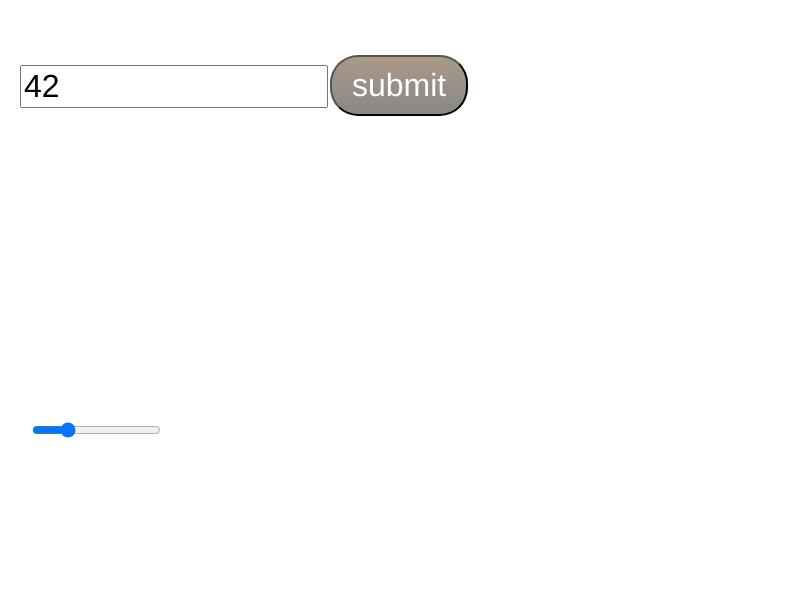
Frame 1 (no input)
Frame 60 (no input): identical to frame 1, image omitted
Frame 120 (the mouse pressed at the canvas centre since frame 60): identical to frame 1, image omitted

The p5.js sketch that drew this single still picture (run headless with seeded random() and noise() and a simulated clock; from frame 60 on, the mouse is pressed at the canvas centre):

// p5.js sketch
// ── sketch.js

var input,button,outzahl,speed, posX, posY;

function drawdot(col){
	var px = 20+18*posX;
	if (px>width){
		px = 20;
		posX = 0
		posY +=1;
	}

	fill(col);
	ellipse(px, 180+18*posY, 18, 18);
	posX += 1;
}

function nextNum(z){
	var timestep = parseInt(40000/speed.value()/speed.value());

	outzahl.html(z);
	if (z < 2) {
		button.show();
		return true;
	}

	if (z%2===0){
		drawdot('#28b9cd');
		return setTimeout(function(){ nextNum(z/2) }, parseInt(timestep));
	} else {
		drawdot('#cc0066');
		return setTimeout(function(){ nextNum(3*z+1) }, parseInt(timestep));
	}
}


function calc_collatz(){
	var zahl = parseInt(input.value());
	if(zahl > 1){
	 posX = 0;
	 posY = 0;
	 background(255, 166, 0);
	 button.hide();
	 nextNum(zahl);
	 }

}


function setup() {
  //create canvas
  createCanvas(800, 600);
  input = createInput();
  input.position(20, 65);
  input.value(42);
  input.style("font-family","Arial");
  input.style("font-size","32px");
  input.size(300);

  button = createButton('submit');
  button.position(330, 55);
  button.mousePressed(calc_collatz);
  button.style("background","#AA9988");
  button.style("background-image","linear-gradient(to bottom, #AA9988, #888888)");
  button.style("border-radius","28px");
  button.style("font-family","Arial");
  button.style("color","#ffffff");
  button.style("font-size","32px");
  button.style("padding","10px 20px 10px 20px");
  button.style("text-decoration","none");

  outzahl = createElement('h2', '');
  outzahl.position(90, 100);
  outzahl.style('font-size: 70px; color: white');

  speed = createSlider(4, 48, 15);
  speed.position(30,420);

}



function draw() {

}
